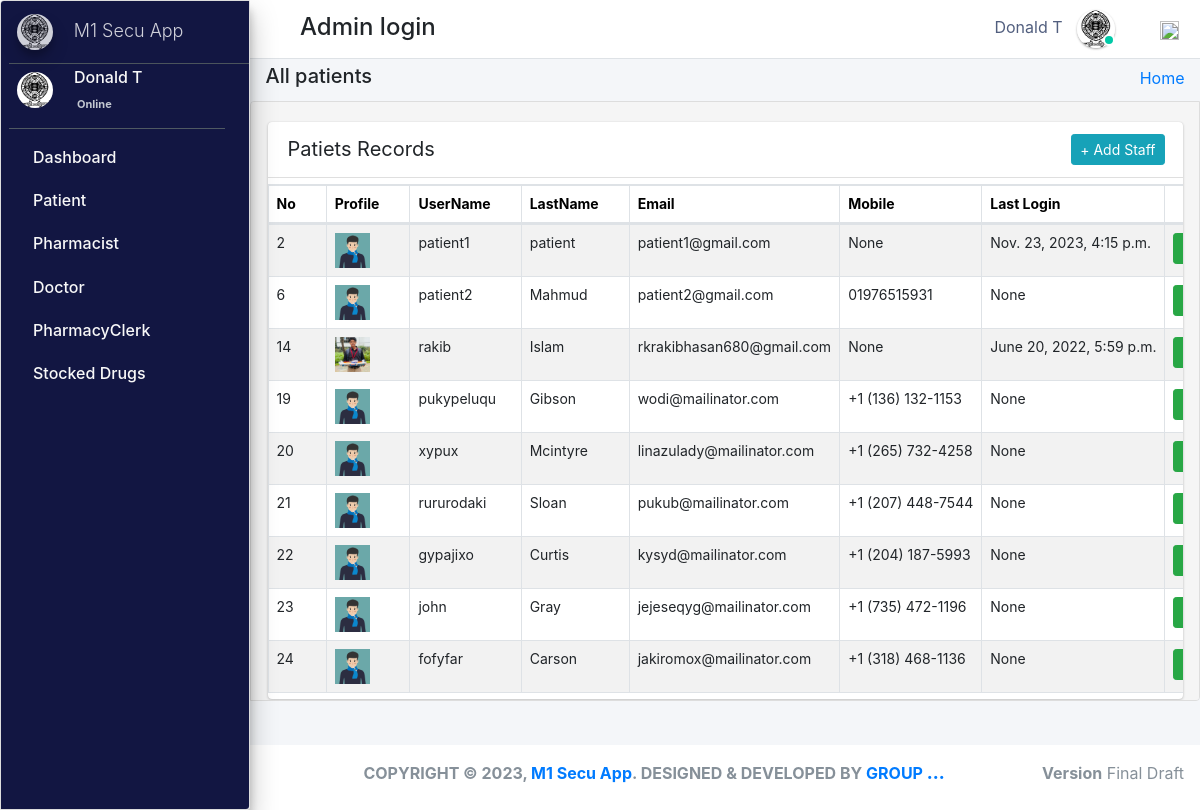
/admin_user/all_patients/ (signed in), run on the app's committed database.
### pharmacy/models.py (models this page shows, shortened)
class CustomUser(AbstractUser):
    user_type_data = ((1, "AdminHOD"), (2, "Pharmacist"), (3, "Doctor"), (4, "PharmacyClerk"),(5, "Patients"))
    user_type = models.CharField(default=1, choices=user_type_data, max_length=10)

class AdminHOD(models.Model):
    gender_category=(
        ('Male','Male'),
        ('Female','Female'),
    )
    admin = models.OneToOneField(CustomUser,null=True, on_delete = models.CASCADE)
    emp_no= models.CharField(max_length=100,null=True,blank=True)
    gender=models.CharField(max_length=100,null=True,choices=gender_category)
    mobile=models.CharField(max_length=10,null=True,blank=True)
    address=models.CharField(max_length=300,null=True,blank=True)
    profile_pic=models.ImageField(default="admin.png",null=True,blank=True)
    created_at = models.DateTimeField(auto_now_add=True)
    updated_at = models.DateTimeField(auto_now=True)
    date_employed=models.DateTimeField(auto_now_add=True, auto_now=False)
    objects = models.Manager()

class Patients(models.Model):
    gender_category=(
        ('Male','Male'),
        ('Female','Female'),
    )
    admin = models.OneToOneField(CustomUser,null=True, on_delete = models.CASCADE)
    reg_no=models.CharField(max_length=30,null=True,blank=True,unique=True)
    gender=models.CharField(max_length=7,null=True,blank=True,choices=gender_category)
    first_name=models.CharField(max_length=20,null=True,blank=True)
    last_name=models.CharField(max_length=20,null=True,blank=True)
    dob=models.DateTimeField(auto_now_add= False, auto_now=False,null=True,blank=True)
    phone_number=models.CharField(max_length=10,null=True,blank=True)
    profile_pic=models.ImageField(default="patient.jpg",null=True,blank=True)
    age= models.IntegerField(default='0', blank=True, null=True)
    address=models.CharField(max_length=300,null=True,blank=True)
    date_admitted=models.DateTimeField(auto_now_add=True, auto_now=False)
    last_updated = models.DateTimeField(auto_now_add=False, auto_now=True)

### pharmacy/HODViews.py (the view, shortened to what this page needs)
# urls.py: path('admin_user/all_patients/',HODViews.allPatients,name='all_patients'),
def allPatients(request):
    form=PatientSearchForm1(request.POST or None)
    patients=Patients.objects.all()
    context={
        "patients":patients,
        "form":form,
        "title":"Admitted Patients"
    }
    return render(request,'hod_templates/admited_patients.html',context)

### pharmacy/LoginCheckMiddleWare.py (called while the page is built, shortened)
    def process_view(self, request, view_func, view_args, view_kwargs):
        modulename = view_func.__module__
        user = request.user
        if user.is_authenticated:
            if user.user_type == "1":
                if modulename == "pharmacy.HODViews":
                    pass
                elif modulename == "":
                    pass
                elif modulename == "pharmacy.views" or modulename == "django.views.static":
                    pass
                else:
                    pass
            else:
                return redirect("login")
        else:
            if request.path == reverse("login"):
                pass
            else:
                return redirect("login")

### pharmacy/templates/hod_templates/admited_patients.html (shortened to what this page needs)
{% extends 'hod_templates/base_template.html'%}
{% load static %}
{% block page_title %}
<h5>All patients</h5>
{% endblock page_title %}
{% block main_content %}
<section class="content">
    <div class="row">
        <div class="col-md-12 px-3">
            <div class="card card-primar sc">
                <div class="card-header">
                    <span>Patiets Records</span>
                   <div class="card-tools d-flex">
                <a class="btn btn-sm btn-info mr-2" href="{% url 'patient_form' %}" role="button">+ Add Staff</a>
            </div>
                </div>
                <table  class="table table-bordered table-hover dataTable" id="plist">
                    <thead>
                            <tr>
                                    <th>No</th>
                                    <th>Profile</th>
                                    <th>UserName</th>
                                    <th>LastName</th>
                                    <th>Email</th>
                                    <th>Mobile</th>
                                     <th>Last Login</th>
                                     <th class="text-center">Action</th>
                            </tr>
                    </thead>
                    <tbody>
                            {% for patient in patients %}
                            <tr class="hov"> <td>{{patient.admin.id}}</td>
                                <td> <img src="{{patient.profile_pic.url}}" class="" width="35" height="35" alt=""></td>
                                <td>{{patient.admin}}</td>
                                <td>{{patient.admin.last_name}}</td>
                                <td>{{patient.admin.email}}</td>
                                <td>{{patient.phone_number}}</td>
                                <td>{{patient.admin.last_login}}</td>
                                <td><a href="{% url 'edit_patient' patient.admin.id %}" class="btn btn-sm btn-success">Edit</a>
                                    <a href="{% url 'patient_record' patient.id %}" class="btn btn-sm btn-warning">View</a></td>
                            </tr>
                            {% endfor %}
                    </tbody>
                </table>
            </div>
        </div>
    </div>
</section>
{% endblock %}

### pharmacy/templates/hod_templates/base_template.html (shortened to what this page needs)
{% extends 'base_file.html' %} {% block htm %}
<body class="hold-transition sidebar-mini layout-fixed">
    <div class="wrapper">
        <nav class="main-header navbar navbar-expand navbar-white navbar-light">
            <ul class="navbar-nav">
                <li class="nav-item">
                    <a class="nav-link" data-widget="pushmenu" href="#" role="button"></a>
                </li>
            </ul>
            <h4 style="margin-left: 10px; margin-top: 5px;">Admin login </h4>
            <ul class="navbar-nav ml-auto">
                <li class="mx-3">
                    <a href="#" class="sm-submenu-with-image a">
                        <span>{{user.first_name}}  {{user.last_name}}</span>
                        <img src="{{request.user.adminhod.profile_pic.url}}" class="img-circle elevation-1" width="38" height="38" alt="">
                        <span class="avatar-status avatar-sm-status avatar-status-success"></span>
                    </a>
                </li>
                <li class="nav-item dropdown ml-3 low">
                    <a href="#" class="btn btn-outlined btn-black text-muted bg-transparent " data-toggle="dropdown" aria-expanded="false" data-wow-delay="0.7s"><img src="https://img.icons8.com/ios/50/000000/settings.png" width="19" height="19">
                    </a>
                </li>
            </ul>
        </nav>
        {% include 'hod_templates/sidebar.html'%}
        <div class="content-wrapper">
            <div class="content-header">
                <div class="container-fluid">
                    <div class="row ">
                        <div class="col-sm-6">
                            <h1 class="m-0 text-dark">
                                {% block page_title %} {% endblock page_title %}
                            </h1>
                        </div>
                        <div class="col-sm-6 ">
                            <ol class="breadcrumb float-sm-right">
                                <li class="breadcrumb-item"><a href="">Home</a></li>
                            </ol>
                        </div>
                    </div>
                </div>
            </div>
            {% block main_content %} {% endblock main_content %}
        </div>
        {% include 'hod_templates/footer.html'%}
    </div>
    {% endblock htm %}

### pharmacy/templates/hod_templates/sidebar.html (shortened to what this page needs)
<aside class="main-sidebar sidebar-dark-primary elevation-4">
    <a href="" class="brand-link ml-2">
        <img src="{{request.user.adminhod.profile_pic.url}}" alt="" width="36" height="36" class=" img-circle elevation-3" style="opacity: .8">
        <span class="brand-text font-weight-light mt-1 ml-3 mmust">M1 Secu App</span>
    </a>
    <div class="sidebar">
        <div class="user-panel mr-3">
            <div class="pull-left image sm-submenu-with-image a ml-2 ">
                <img src="{{request.user.adminhod.profile_pic.url}}" class="img-circle mt-2" width="36" height="36" alt="User Image">
            </div>
            <div class="pull-left info">
                <p>{{user.first_name}} {{user.last_name}}</p>
                <a href="#"> Online</a>
            </div>
        </div>
        <nav class="mt-2">
            <ul class="nav nav-pills nav-sidebar flex-column" data-widget="treeview" role="menu" data-accordion="false">
                <li class="nav-item">
                    <a href="{% url  'admin_dashboard' %}" class="nav-link">
                        <p>
                            Dashboard
                        </p>
                    </a>
                </li>
                <li class="nav-item">
                    <a href="#" class="nav-link">
                        <p>
                            Patient
                        </p>
                    </a>
                </li>
                <li class="nav-item">
                    <a href="#" class="nav-link">
                        <p>
                            Pharmacist
                        </p>
                    </a>
                </li>
                <li class="nav-item">
                    <a href="#" class="nav-link">
                        <p>
                            Doctor
                        </p>
                    </a>
                </li>
                <li class="nav-item">
                    <a href="#" class="nav-link">
                        <p>
                            PharmacyClerk
                        </p>
                    </a>
                </li>
                <li class="nav-item">
                    <a href="#" class="nav-link">
                        <p>
                            Stocked Drugs
                        </p>
                    </a>
                </li>
            </ul>
        </nav>
    </div>
</aside>

### static/css/main.css (style rules this page uses)
html { font-family: sans-serif; line-height: 1.15; -webkit-text-size-adjust: 100%; -webkit-tap-highlight-color: transparent; }
body { overflow-y: hidden; overflow-x: hidden; font-family: -apple-system, BlinkMacSystemFont, "Segoe UI", Roboto, "Helvetica Neue", Arial, "Noto Sans", sans-serif, "Apple Color Emoji", "Segoe UI Emoji", "Segoe UI Symbol", "Noto Color Emoji" !important; }
th { color: rgb(0, 0, 0); font-size: 14px !important; }
.content { background-color: #f5f5f5; border: 1px solid #dddddd; border-radius: 4px 0px 4px 0px; left: -1px; padding: 10px 7px 5px; }
.main-sidebar { background: #ffffff; border: 1px solid #dddddd; border-radius: 4px 0px 4px 0px; font-weight: bold; }
.content { height: 75vh; overflow-y: scroll; overflow-x: hidden; }
.sc { white-space: nowrap; display: block; overflow-x: hidden !important; }
.content .row { margin-top: 20px !important; }
.main-sidebar { background-color: #121642 !important; color: white !important; }
.main-sidebar p { color: #f8f8f8 !important; font-weight: 500 !important }
td { font-size: 14px !important; }
.hov { transition: transform .5s; }
.avatar-status { position: absolute; bottom: 12px; right: 75.4px; display: -ms-inline-flexbox; display: inline-flex; -ms-flex-negative: 0; flex-shrink: 0; -ms-flex-pack: center; justify-content: center; -ms-flex-align: center; align-items: center; white-space: nowrap; text-align: center; vertical-align: baseline; font-weight: 600; border: .125rem solid #fff; width: 12px; height: 12px; line-height: 1; font-size: .71094rem; border-radius: 50%; }
.avatar-status-success { color: #fff; background-color: #00c9a7; }
.card-header span { font-size: 20px !important; }
.table>tbody>tr>td, .table>tbody>tr>th, .table>tfoot>tr>td, .table>tfoot>tr>th, .table>thead>tr>td, .table>thead>tr>th { padding: 8px; line-height: 1.42857143; vertical-align: top; }
.pull-left { float: left; }
.pull-left { float: left!important; }
.user-panel>.info { padding: 5px 5px 5px 15px; line-height: 1; position: absolute; left: 55px; }
.user-panel>.info>p { font-weight: 600; margin-bottom: 9px; }
p { margin: 0 0 10px; }
.user-panel { padding-bottom: 20px; }
.user-panel:after { clear: both; }
.user-panel:before, .user-panel:after { content: " "; display: table; }
.user-panel>.info>a { text-decoration: none; padding-right: 5px; margin-top: 3px; font-size: 11px; overflow: hidden; white-space: nowrap; }
.mmust { overflow: hidden; white-space: nowrap; font-size: 18px; }
.table { background: white !important; }
.container-fluid { width: 100%; padding-right: 15px; padding-left: 15px; margin-right: auto; margin-left: auto; }
.row { display: flex; flex-wrap: wrap; margin-right: -15px; margin-left: -15px; }
.d-flex { display: flex !important; z-index: 44; }
.d-flex { display: flex !important; }
.table tbody tr:nth-of-type(odd) { background-color: rgba(0, 0, 0, .05) !important; }
.table tbody tr:nth-of-type(odd) { background-color: rgba(197, 197, 197, 0.05) !important; }
.img-circle { border-radius: 50%; }
.content-wrapper .content-header { padding: 5px 0.5rem !important; }

### static/css/profile.css (style rules this page uses)
li { list-style-type: none ! }
.navbar-nav span { color: #525f7f !important; margin-right: 10px !important; }
body { font-family: 'Rubik', sans-serif; height: 100% !important; }
.table tbody tr:nth-of-type(odd) { background-color: rgba(0, 0, 0, .05) !important; }

### data on the page
CustomUser: first_name "Donald T", user.adminhod.profile_pic (picture)
Patients: admin.id "2", profile_pic (picture), admin "patient1", admin.last_name "patient", admin.email "patient1@gmail.com", phone_number "None", admin.last_login "Nov. 23, 2023, 4:15 p.m."
Patients: admin.id "6", profile_pic (picture), admin "patient2", admin.last_name "Mahmud", admin.email "patient2@gmail.com", phone_number "01976515931", admin.last_login "None"
Patients: admin.id "14", profile_pic (picture), admin "rakib", admin.last_name "Islam", admin.email "rkrakibhasan680@gmail.com", phone_number "None", admin.last_login "June 20, 2022, 5:59 p.m."
Patients: admin.id "19", profile_pic (picture), admin "pukypeluqu", admin.last_name "Gibson", admin.email "wodi@mailinator.com", phone_number "+1 (136) 132-1153", admin.last_login "None"
Patients: admin.id "20", profile_pic (picture), admin "xypux", admin.last_name "Mcintyre", admin.email "linazulady@mailinator.com", phone_number "+1 (265) 732-4258", admin.last_login "None"
Patients: admin.id "21", profile_pic (picture), admin "rururodaki", admin.last_name "Sloan", admin.email "pukub@mailinator.com", phone_number "+1 (207) 448-7544", admin.last_login "None"
Patients: admin.id "22", profile_pic (picture), admin "gypajixo", admin.last_name "Curtis", admin.email "kysyd@mailinator.com", phone_number "+1 (204) 187-5993", admin.last_login "None"
Patients: admin.id "23", profile_pic (picture), admin "john", admin.last_name "Gray", admin.email "jejeseqyg@mailinator.com", phone_number "+1 (735) 472-1196", admin.last_login "None"
Patients: admin.id "24", profile_pic (picture), admin "fofyfar", admin.last_name "Carson", admin.email "jakiromox@mailinator.com", phone_number "+1 (318) 468-1136", admin.last_login "None"
